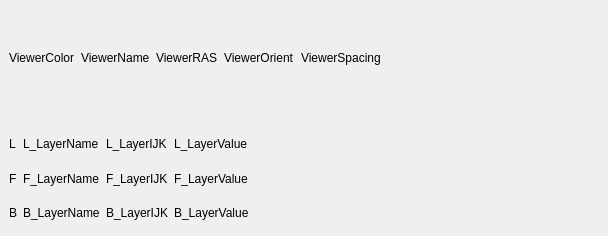
<?xml version="1.0" encoding="UTF-8"?>
<ui version="4.0">
 <class>qSlicerDataProbeInfoWidget</class>
 <widget class="qSlicerWidget" name="qSlicerDataProbeInfoWidget">
  <property name="geometry">
   <rect>
    <x>0</x>
    <y>0</y>
    <width>608</width>
    <height>236</height>
   </rect>
  </property>
  <property name="windowTitle">
   <string>Form</string>
  </property>
  <layout class="QVBoxLayout" name="verticalLayout">
   <property name="margin">
    <number>0</number>
   </property>
   <item>
    <widget class="QFrame" name="LayerInfo">
     <property name="frameShape">
      <enum>QFrame::NoFrame</enum>
     </property>
     <property name="frameShadow">
      <enum>QFrame::Raised</enum>
     </property>
     <layout class="QHBoxLayout" name="horizontalLayout">
      <item>
       <widget class="QLabel" name="ViewerColor">
        <property name="text">
         <string>ViewerColor</string>
        </property>
       </widget>
      </item>
      <item>
       <widget class="QLabel" name="ViewerName">
        <property name="text">
         <string>ViewerName</string>
        </property>
       </widget>
      </item>
      <item>
       <widget class="QLabel" name="ViewerRAS">
        <property name="text">
         <string>ViewerRAS</string>
        </property>
       </widget>
      </item>
      <item>
       <widget class="QLabel" name="ViewerOrient">
        <property name="text">
         <string>ViewerOrient</string>
        </property>
       </widget>
      </item>
      <item>
       <widget class="QLabel" name="ViewerSpacing">
        <property name="text">
         <string>ViewerSpacing</string>
        </property>
       </widget>
      </item>
      <item>
       <spacer name="horizontalSpacer">
        <property name="orientation">
         <enum>Qt::Horizontal</enum>
        </property>
        <property name="sizeHint" stdset="0">
         <size>
          <width>40</width>
          <height>20</height>
         </size>
        </property>
       </spacer>
      </item>
     </layout>
    </widget>
   </item>
   <item>
    <widget class="QFrame" name="LayerGridContent">
     <property name="frameShape">
      <enum>QFrame::NoFrame</enum>
     </property>
     <layout class="QGridLayout" name="gridLayout">
      <item row="0" column="0">
       <widget class="QLabel" name="L_LayerId">
        <property name="text">
         <string>L</string>
        </property>
       </widget>
      </item>
      <item row="0" column="1">
       <widget class="QLabel" name="L_LayerName">
        <property name="text">
         <string>L_LayerName</string>
        </property>
       </widget>
      </item>
      <item row="0" column="2">
       <widget class="QLabel" name="L_LayerIJK">
        <property name="text">
         <string>L_LayerIJK</string>
        </property>
       </widget>
      </item>
      <item row="0" column="3">
       <widget class="QLabel" name="L_LayerValue">
        <property name="text">
         <string>L_LayerValue</string>
        </property>
       </widget>
      </item>
      <item row="1" column="0">
       <widget class="QLabel" name="F_LayerId">
        <property name="text">
         <string>F</string>
        </property>
       </widget>
      </item>
      <item row="1" column="1">
       <widget class="QLabel" name="F_LayerName">
        <property name="text">
         <string>F_LayerName</string>
        </property>
       </widget>
      </item>
      <item row="1" column="2">
       <widget class="QLabel" name="F_LayerIJK">
        <property name="text">
         <string>F_LayerIJK</string>
        </property>
       </widget>
      </item>
      <item row="1" column="3">
       <widget class="QLabel" name="F_LayerValue">
        <property name="text">
         <string>F_LayerValue</string>
        </property>
       </widget>
      </item>
      <item row="2" column="0">
       <widget class="QLabel" name="B_LayerId">
        <property name="text">
         <string>B</string>
        </property>
       </widget>
      </item>
      <item row="2" column="1">
       <widget class="QLabel" name="B_LayerName">
        <property name="text">
         <string>B_LayerName</string>
        </property>
       </widget>
      </item>
      <item row="2" column="2">
       <widget class="QLabel" name="B_LayerIJK">
        <property name="text">
         <string>B_LayerIJK</string>
        </property>
       </widget>
      </item>
      <item row="2" column="3">
       <widget class="QLabel" name="B_LayerValue">
        <property name="text">
         <string>B_LayerValue</string>
        </property>
       </widget>
      </item>
      <item row="0" column="4">
       <spacer name="horizontalSpacer_2">
        <property name="orientation">
         <enum>Qt::Horizontal</enum>
        </property>
        <property name="sizeHint" stdset="0">
         <size>
          <width>40</width>
          <height>20</height>
         </size>
        </property>
       </spacer>
      </item>
     </layout>
    </widget>
   </item>
  </layout>
 </widget>
 <customwidgets>
  <customwidget>
   <class>qSlicerWidget</class>
   <extends>QWidget</extends>
   <header>qSlicerWidget.h</header>
   <container>1</container>
  </customwidget>
 </customwidgets>
 <resources/>
 <connections/>
</ui>
